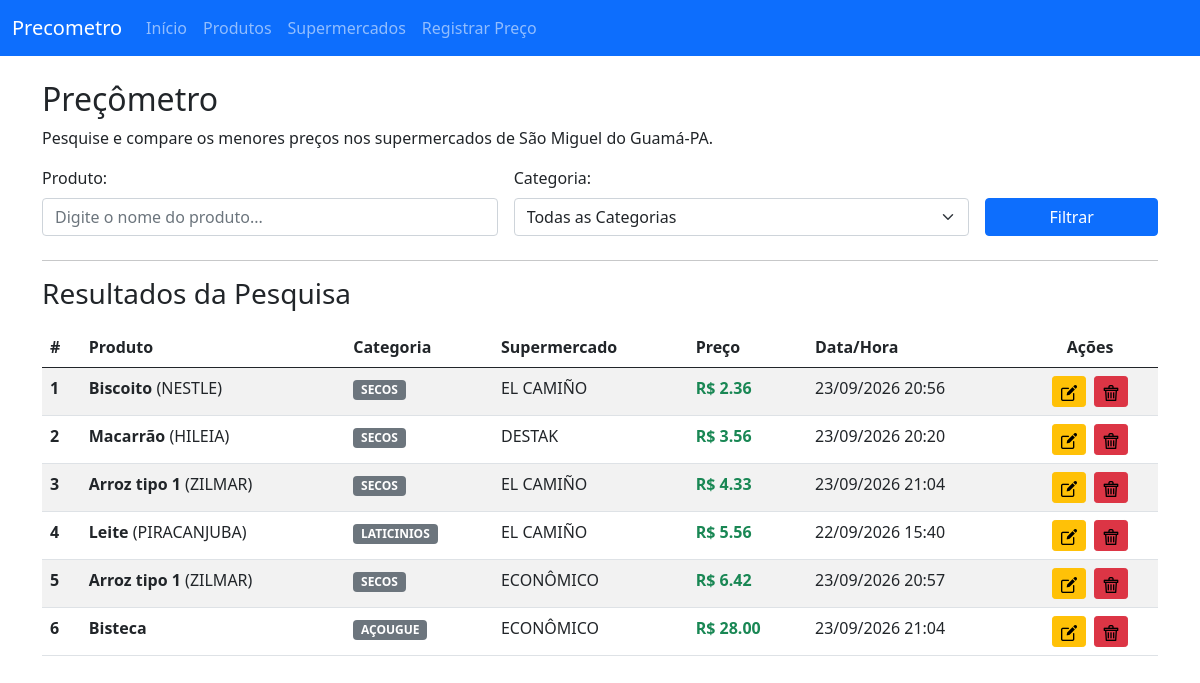
The page / on the database its author committed.
### app/models.py (models this page shows, shortened)
class Preco(models.Model):
    valor = models.DecimalField(max_digits=10, decimal_places=2)
    data_alteracao = models.DateTimeField(auto_now_add=True)  # Salva data e hora automaticamente
    data_alteracao = models.DateTimeField(auto_now=True)
    supermercado = models.ForeignKey(Supermercado, on_delete=models.CASCADE)
    produto = models.ForeignKey(Produto, on_delete=models.CASCADE)

class Produto(models.Model):
    nome = models.CharField(max_length=100)
    marca = models.CharField(max_length=50, blank=True, null=True)
    categoria = models.CharField(max_length=50, blank=True, null=True)

class Supermercado(models.Model):
    nome = models.CharField(max_length=100)

### app/views.py (the view)
# urls.py: path('', home, name='home'),
def home(request):
    filtro_produto = request.GET.get('produto', '')
    filtro_categoria = request.GET.get('categoria', '')
    precos = Preco.objects.all()
    if filtro_produto:
        precos = precos.filter(produto__nome__icontains=filtro_produto)
    if filtro_categoria:
        precos = precos.filter(produto__categoria__iexact=filtro_categoria)
    precos = precos.order_by('valor')
    categorias = (
        Produto.objects.exclude(categoria__isnull=True)
        .exclude(categoria__exact='')
        .values_list('categoria', flat=True)
        .distinct()
        .order_by('categoria')
    )
    return render(request, 'home.html', {
        'precos': precos,
        'categorias': categorias,
        'filtro_produto': filtro_produto,
        'filtro_categoria': filtro_categoria,
    })

### template/home.html (shortened to what this page needs)
{% extends "menu.html" %}
{% load static %}
{% block body %}
<div class="container">
    <h2>Preçômetro</h2>
    <p>Pesquise e compare os menores preços nos supermercados de São Miguel do Guamá-PA.</p>
    <form action="{% url 'app:home' %}" method="GET" class="mb-4">
        <div class="row g-3">
            <div class="col-md-5">
                <label for="produto" class="form-label">Produto:</label>
                <input type="text" id="produto" name="produto" class="form-control" placeholder="Digite o nome do produto..." value="{{ filtro_produto }}" />
            </div>
            <div class="col-md-5">
                <label for="categoria" class="form-label">Categoria:</label>
                <select id="categoria" name="categoria" class="form-select">
                    <option value="">Todas as Categorias</option>
                </select>
            </div>
            <div class="col-md-2 align-self-end">
                <input type="submit" class="btn btn-primary w-100" value="Filtrar" />
            </div>
        </div>
    </form>
    <hr>
    <h3>Resultados da Pesquisa</h3>
    <table class="table table-striped table-hover mt-3">
        <thead>
            <tr>
                <th scope="col">#</th>
                <th scope="col">Produto</th>
                <th scope="col">Categoria</th>
                <th scope="col">Supermercado</th>
                <th scope="col">Preço</th>
                <th scope="col">Data/Hora</th>
                <th scope="col" class="text-center">Ações</th>
            </tr>
        </thead>
        <tbody>
            {% for item in precos %}
            <tr>
                <th scope="row">{{ forloop.counter }}</th>
                <td><strong>{{ item.produto.nome }}</strong> {% if item.produto.marca %}({{ item.produto.marca }}){% endif %}</td>
                <td><span class="badge bg-secondary">{{ item.produto.categoria|default:"Sem Categoria" }}</span></td>
                <td>{{ item.supermercado.nome }}</td>
                <td class="text-success fw-bold">R$ {{ item.valor }}</td>
                <td>{{ item.data_alteracao|date:"d/m/Y H:i" }}</td>
                <td class="text-center">
                    <a href="{% url 'app:preco_edit' item.id %}" class="btn btn-warning btn-sm me-1" title="Editar">
                        <img src="{% static 'img/edit.png' %}" alt="Editar" width="16" height="16">
                    </a>
                    <a href="{% url 'app:preco_delete' item.id %}" class="btn btn-danger btn-sm" title="Deletar" onclick="return confirm('Deseja realmente excluir este preço?');">
                        <img src="{% static 'img/delete.png' %}" alt="Deletar" width="16" height="16">
                    </a>
                </td>
            </tr>
            {% empty %}
            <tr>
                <td colspan="7" class="text-center text-muted">Nenhum preço encontrado.</td>
            </tr>
            {% endfor %}
        </tbody>
    </table>
</div>
{% endblock %}

### rows shown on the page
Preco: produto.nome "Biscoito", produto.marca "NESTLE", produto.categoria "SECOS", supermercado.nome "EL CAMIÑO", valor "2.36", data_alteracao "23/09/2026 20:56"
Preco: produto.nome "Macarrão", produto.marca "HILEIA", produto.categoria "SECOS", supermercado.nome "DESTAK", valor "3.56", data_alteracao "23/09/2026 20:20"
Preco: produto.nome "Arroz tipo 1", produto.marca "ZILMAR", produto.categoria "SECOS", supermercado.nome "EL CAMIÑO", valor "4.33", data_alteracao "23/09/2026 21:04"
Preco: produto.nome "Leite", produto.marca "PIRACANJUBA", produto.categoria "LATICINIOS", supermercado.nome "EL CAMIÑO", valor "5.56", data_alteracao "22/09/2026 15:40"
Preco: produto.nome "Arroz tipo 1", produto.marca "ZILMAR", produto.categoria "SECOS", supermercado.nome "ECONÔMICO", valor "6.42", data_alteracao "23/09/2026 20:57"
Preco: produto.nome "Bisteca", produto.categoria "AÇOUGUE", supermercado.nome "ECONÔMICO", valor "28.00", data_alteracao "23/09/2026 21:04"
